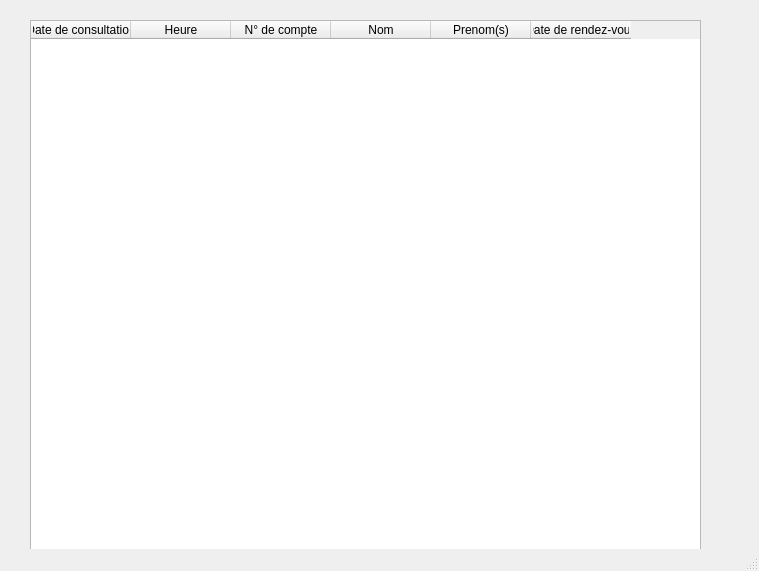
<?xml version="1.0" encoding="UTF-8"?>
<ui version="4.0">
 <class>liste</class>
 <widget class="QMainWindow" name="liste">
  <property name="geometry">
   <rect>
    <x>0</x>
    <y>0</y>
    <width>759</width>
    <height>571</height>
   </rect>
  </property>
  <property name="windowTitle">
   <string>Liste des patients</string>
  </property>
  <widget class="QWidget" name="centralwidget">
   <widget class="QTableWidget" name="tableWidget">
    <property name="geometry">
     <rect>
      <x>30</x>
      <y>20</y>
      <width>671</width>
      <height>531</height>
     </rect>
    </property>
    <column>
     <property name="text">
      <string>Date de consultation</string>
     </property>
    </column>
    <column>
     <property name="text">
      <string>Heure</string>
     </property>
    </column>
    <column>
     <property name="text">
      <string>N° de compte</string>
     </property>
    </column>
    <column>
     <property name="text">
      <string>Nom</string>
     </property>
    </column>
    <column>
     <property name="text">
      <string>Prenom(s)</string>
     </property>
    </column>
    <column>
     <property name="text">
      <string>Date de rendez-vous</string>
     </property>
    </column>
   </widget>
  </widget>
  <widget class="QStatusBar" name="statusbar"/>
 </widget>
 <resources/>
 <connections/>
</ui>
